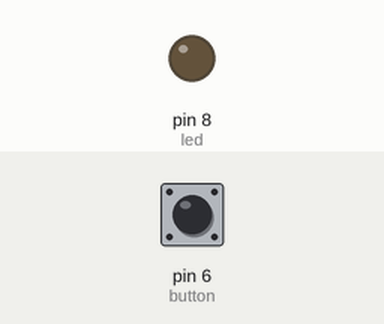
The sketch below on a simulated Arduino Uno, built with avr-gcc and run on an emulated ATmega328P. Parts: output pins drawn as LEDs (lit = HIGH). The test bench sets the inputs (shaded band); at power-on: pin 6 (button) LOW.

Above: at 1.2 s.
1.3 s: pin 6 (button) pulled HIGH for 0.15 s
At 1.37 s:
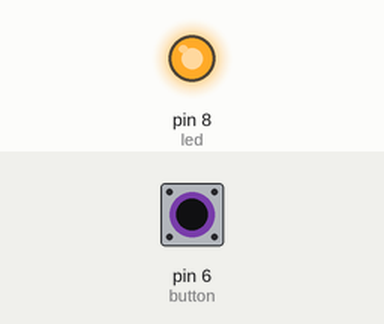
2.9 s: pin 6 (button) pulled HIGH for 3.2 s
At 6.5 s:
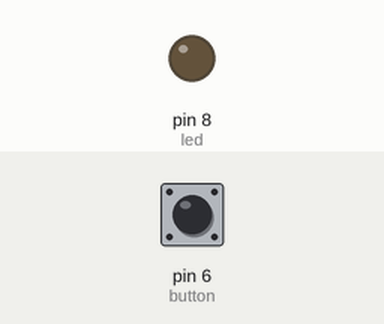
Timing chart, 0 to 8.0 s (numbered marks = the images above; inputs shaded):
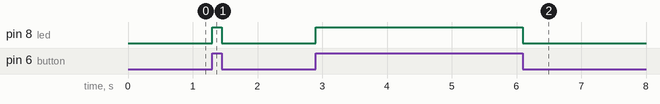

Measured:
- after the input at 1.3 s, pin 8 (led): LOW → HIGH at once, → LOW 0.15 s later
- after the input at 2.9 s, pin 8 (led): LOW → HIGH at once, → LOW 3.2 s later

The sketch:

1.ino
```cpp
int button = 6;
int deger = 0;
int led = 8;
void setup() {
  // put your setup code here, to run once:
  pinMode(button, INPUT);
  pinMode(led, OUTPUT);
}

void loop() {
  // put your main code here, to run repeatedly:
  deger = digitalRead(button);
  if (deger == 1){
    digitalWrite(led, HIGH);
  }
  else{
    digitalWrite(led, LOW);
  }
}
```
